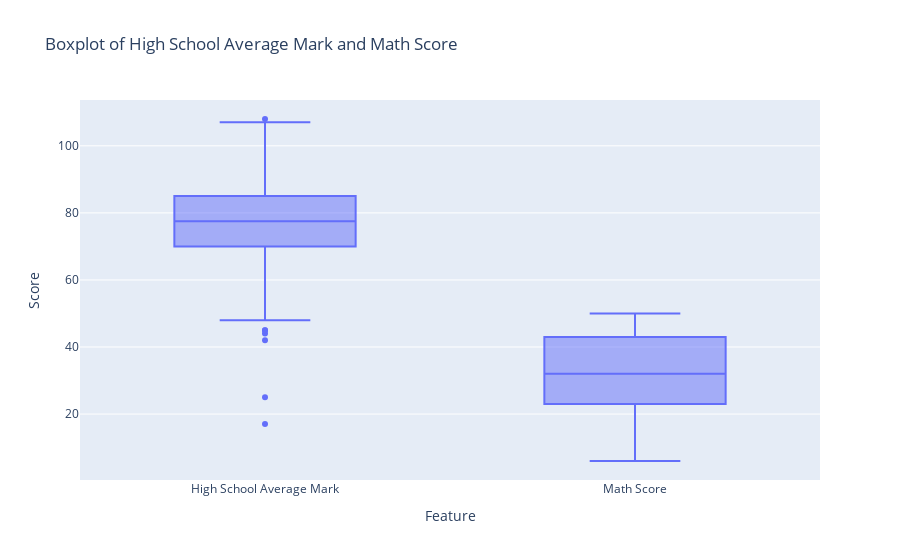

This figure's notebook cell:
### Code cell
# Lets visualize the outliers in High School Average Mark and Math Score
import plotly.express as px
df['Math Score'] = pd.to_numeric(df['Math Score'], errors='coerce')
data_long = df.melt(value_vars=['High School Average Mark', 'Math Score'], var_name='Feature', value_name='Score')
fig = px.box(data_long, x='Feature', y='Score', title='Boxplot of High School Average Mark and Math Score')
fig.show()

### Figure 1 — Plotly figure (JSON) as saved in the notebook; plotly's stock layout.template omitted (floating-point values rounded to 4 significant figures; data arrays with more than 128 entries replaced by an {"elided": "..."} marker saying what was removed)
{"data": [{"alignmentgroup": "True", "hovertemplate": "Feature=%{x}<br>Score=%{y}<extra></extra>", "legendgroup": "", "marker": {"color": "#636efa"}, "name": "", "notched": false, "offsetgroup": "", "orientation": "v", "showlegend": false, "type": "box", "x": {"elided": "2874 str values"}, "x0": " ", "xaxis": "x", "y": {"elided": "2874 mixed values"}, "y0": " ", "yaxis": "y"}], "layout": {"autosize": true, "boxmode": "group", "legend": {"tracegroupgap": 0}, "title": {"text": "Boxplot of High School Average Mark and Math Score"}, "xaxis": {"anchor": "y", "autorange": true, "domain": [0, 1], "range": [-0.5, 1.5], "title": {"text": "Feature"}, "type": "category"}, "yaxis": {"anchor": "x", "autorange": true, "domain": [0, 1], "range": [0.3333, 113.7], "title": {"text": "Score"}, "type": "linear"}}}
